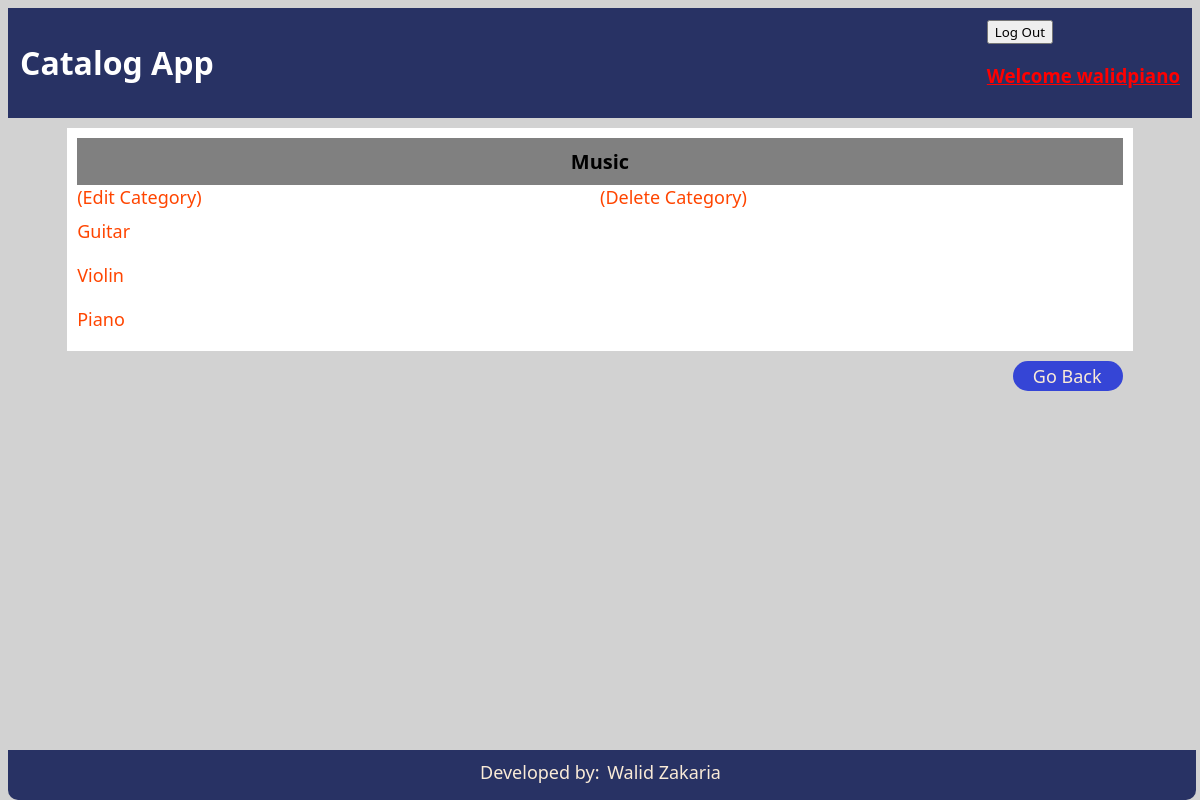
/catalog/Music/items (signed in), run on an earlier commit of the app's database.
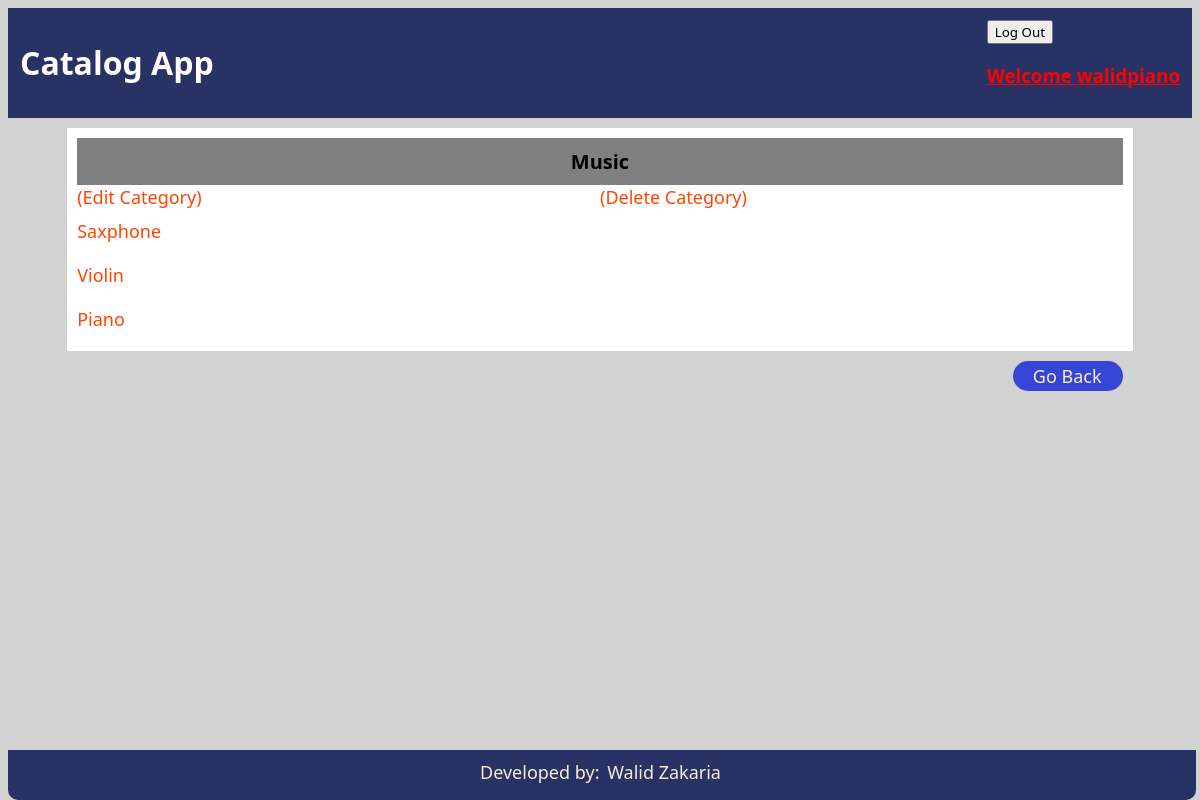
And on a later commit of the database.
### app/models.py (models this page shows, shortened)
class User(db.Model, UserMixin):
    __tablename__ = 'user'
    id = db.Column(db.Integer, primary_key=True)
    username = db.Column(db.String(32), index=True)
    email = db.Column(db.String(150))
    password_hash = db.Column(db.String(64))

class Category(db.Model):
    __tablename__ = 'category'
    id = db.Column(db.Integer, primary_key=True)
    name = db.Column(db.String(50), nullable=False)

class Item(db.Model):
    __tablename__ = 'item'
    id = db.Column(db.Integer, primary_key=True)
    name = db.Column(db.String(50), nullable=False)
    description = db.Column(db.String(300))
    category_id = db.Column(db.Integer, ForeignKey('category.id'))
    category = relationship(Category)

### app/views.py (the view)
@app.route('/catalog/<string:category>/items')
def show_catalog(category):
    category_id = category_store.get_id_by_name(category)
    items = item_store.get_all_items_by_category(category_id.id)
    if current_user.is_authenticated:
        logged_name = current_user.username
    else:
        logged_name = ''
    return render_template('category.html', category=category, category_id=category_id.id, items=items,
                           current_user=logged_name)

### app/stores.py (called while the page is built)
    def get_id_by_name(self, category_name):
        result = self.data_provider.query.filter_by(name=category_name).first()
        return result

    def get_all_items_by_category(self, category_id):
        result = self.data_provider.query.filter_by(category_id=category_id).order_by(self.data_provider.id.desc()).all()
        return result

### app/views.py (called while the page is built)
@login_manager.user_loader
def load_user(user_id):
    return User.query.get(int(user_id))

### app/templates/category.html (shortened to what this page needs)
<!DOCTYPE html>
<html lang="en">
<head>
    <link href="../../static/css/style.css" rel="stylesheet">
</head>
<body>
    <header>
        <h1>Catalog App</h1>
        <div id="login">
            {% if current_user != '' %}
                <button id="btn-logout" onclick="location.href='/logout';">Log Out</button>
                <h3>Welcome {{ current_user }}</h3>
            {% else %}
                <button id="btn-login" onclick="location.href='/login';">Login</button>
                <button id="btn-signup" onclick="location.href='/signup';">Sign up</button>
            {% endif %}
        </div>
    </header>
    <main>
        <div id="items">
            <div class="items-list">
                <div class="category-header">{{ category }}</div>
                {% if current_user != '' %}
                <a href="/category/edit/{{ category_id }}">(Edit Category)</a>
                <a href="/category/delete/{{ category_id }}">(Delete Category)</a>
                {% endif %}
            </div>
            <div class="items-list">
                {% for item in items %}
                    <div class="category-item-list"><a href="/catalog/{{ category }}/{{ item.name }}">{{ item.name }}</a></div>
                {% endfor %}
            </div>
        </div>
        <a id="link-back" href="/">Go Back</a>
    </main>
    <footer>
        <p id="my-signature">Developed by: <a id="my-mail" href="mailto:walidpiano@yahoo.com">Walid Zakaria</a></p>
    </footer>
    </body>
</html>

### app/static/css/style.css (style rules this page uses)
* { font-family: 'Segoe UI', Tahoma, Geneva, Verdana, sans-serif; box-sizing: border-box; }
header { background: rgb(40,50,100); padding: 12px; margin: 0 0 10px 0; }
h1 { color: white; display: inline-block; }
#login { float: right; margin: 0 auto; }
body { background: rgb(210,210,210); position: relative; }
main { background: white; max-width: 90%; margin: 0 auto; height: 100%; padding: 10px; }
.items-list { display: flex; flex-wrap: wrap; }
a { display: flex; width: 50%; text-decoration-line: none; color: orangered; font-size: 18px; }
footer { background: rgb(40,50,100); margin: 0 auto; border-radius:0 0 10px 10px; position: fixed; bottom: 0; width: 99%; z-index: 1; height: 50px; text-align: center; padding: 10px; }
#my-signature, #my-mail { color: antiquewhite; display: inline; font-size: 18px; margin: 20px 3px; }
.category-header { width: 100%; font-weight: bold; font-size: 20px; background: grey; margin: 0; padding: 10px 5px; text-align: center; }
.category-item-list { width: 100%; display: inline-block; margin: 10px auto; }
h3 { color: red; text-decoration-line: underline; display: block; width: 100%; }
#link-back { background: rgb(53, 69, 214); color: antiquewhite; padding: 3px 20px; border-radius: 15px; float: right; margin-top: 20px; width: 110px; }

What changed in the data, as far as the page shows it:
removed Item: name "Guitar"
added Item: name "Saxphone"
